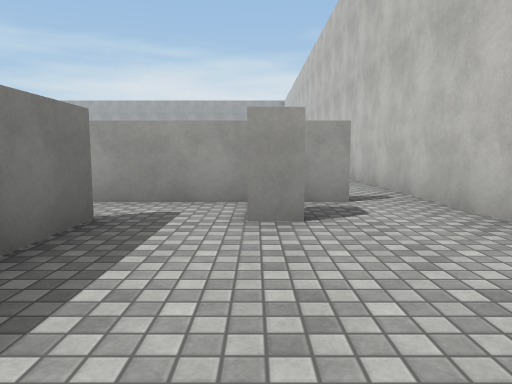
[1] (above)

24 first-person views from a walk through a scene from a Unity 3-D project. The camera is 1.2 m above the floor, tilts 6° down and sees 70° across. The floor is counted in squares, 2 m on a side. Each view is taken from the middle of a square. On the plan, view 1 faces up. The plan holds only what a view shows up to about 10 squares ahead; the rest is blank. The place goes on beyond the plan. The player is left out. Surface patterns are stand-ins for the level's own textures.

[2]
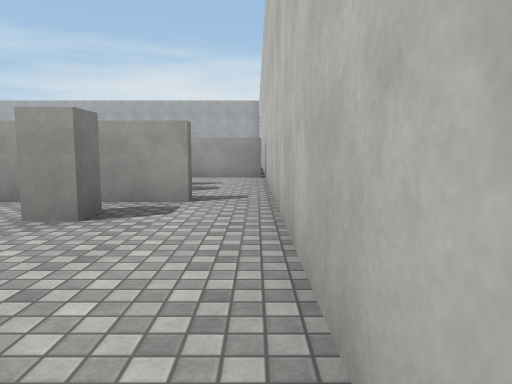

[3]
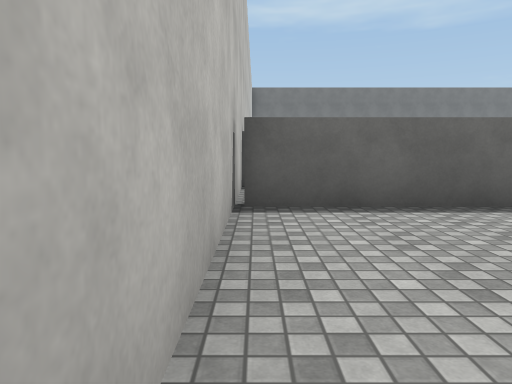

[4]
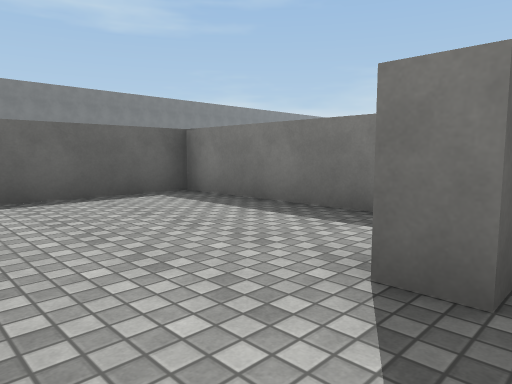

[5]
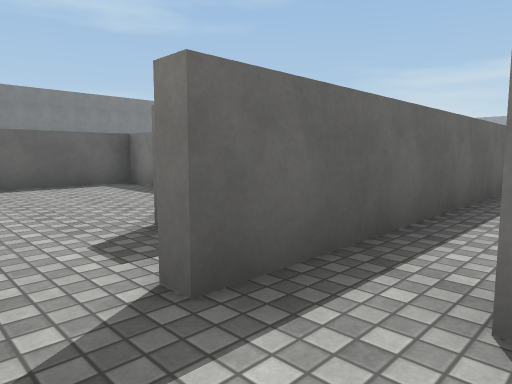

[6]
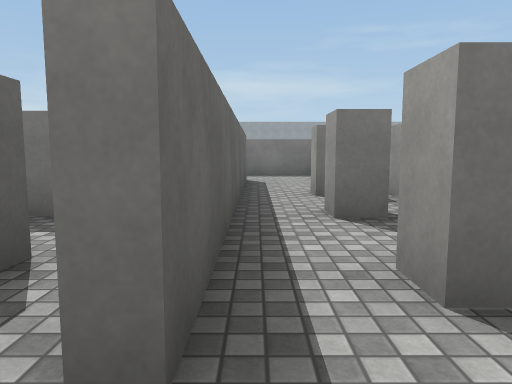

[7]
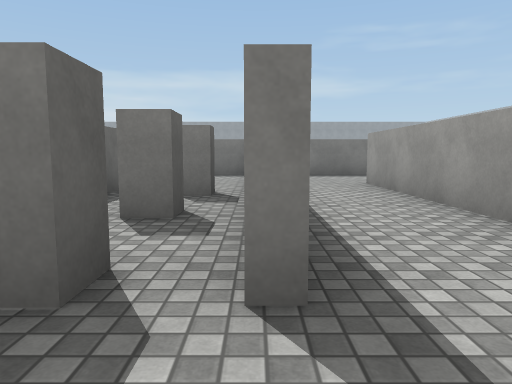

[8]
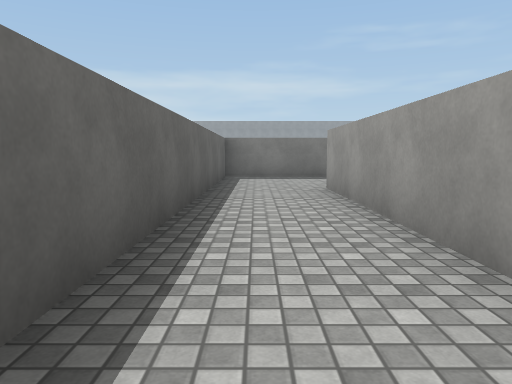

[9]
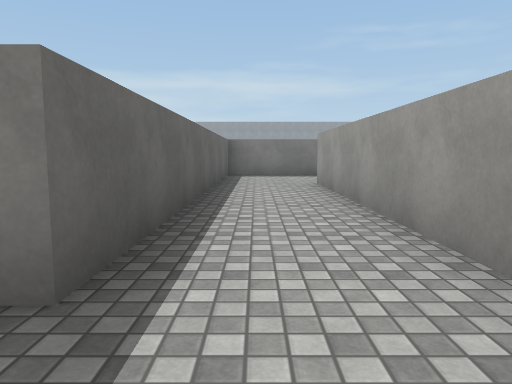

[10]
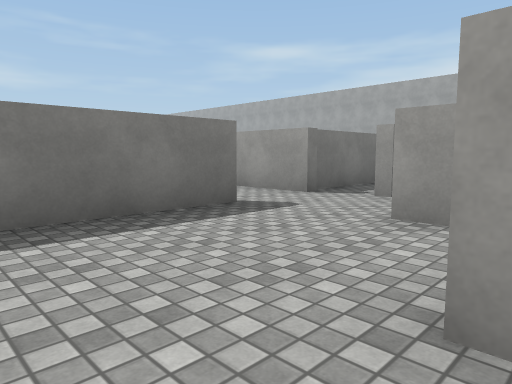

[11]
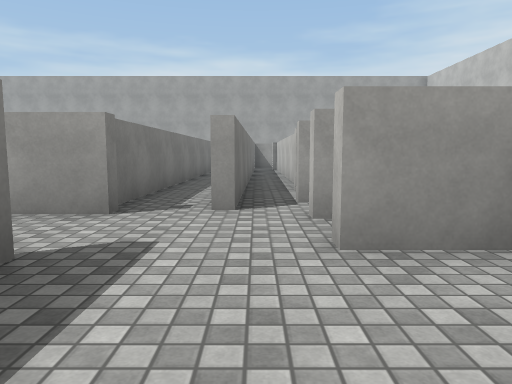

[12]
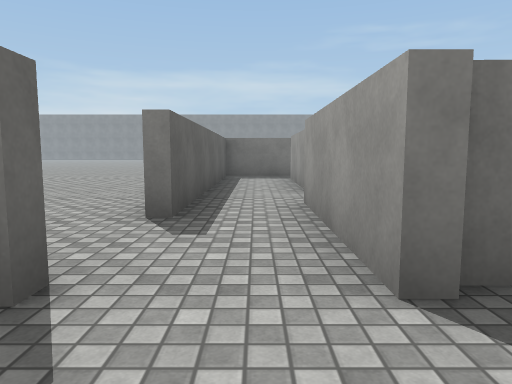

[13]
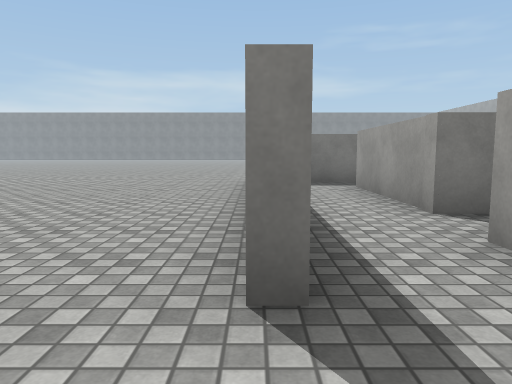

[14]
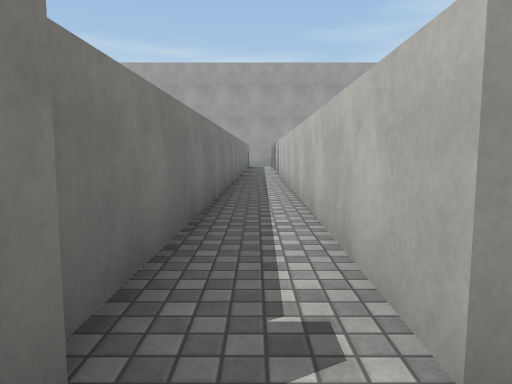

[15]
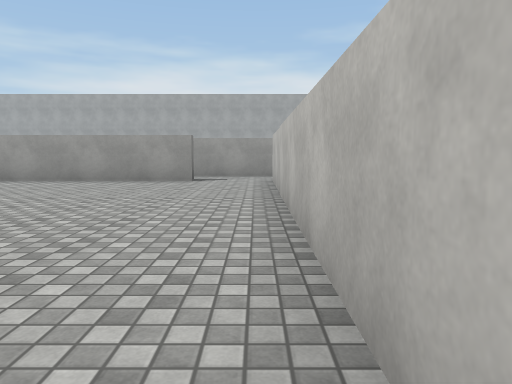

[16]
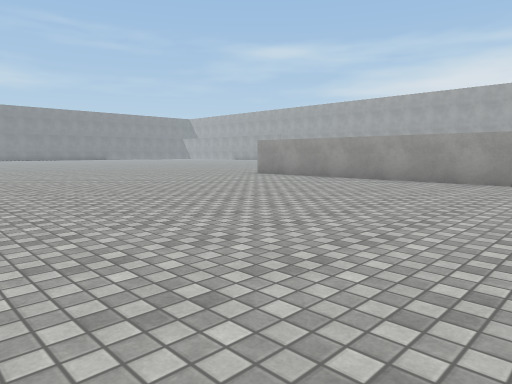

[17]
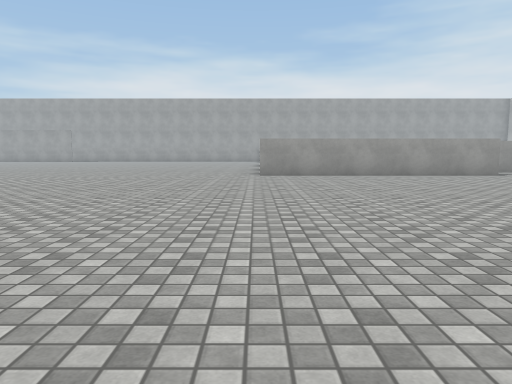

[18]
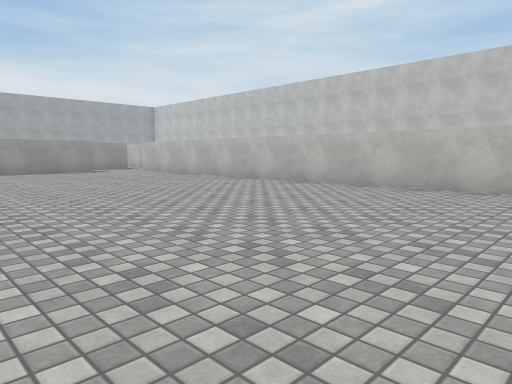

[19]
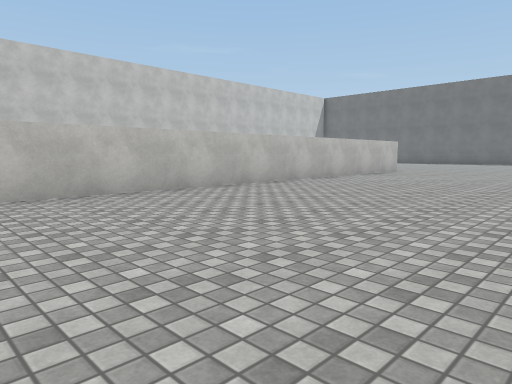

[20]
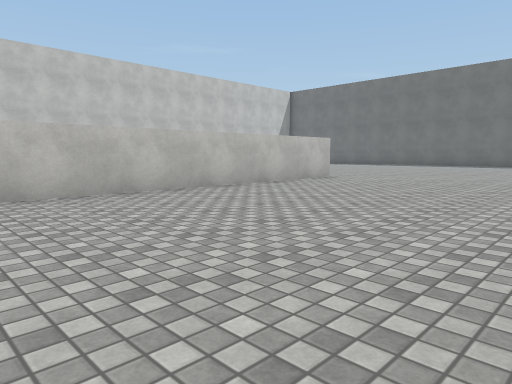

[21]
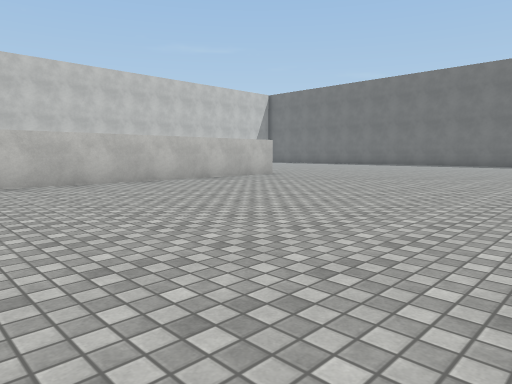

[22]
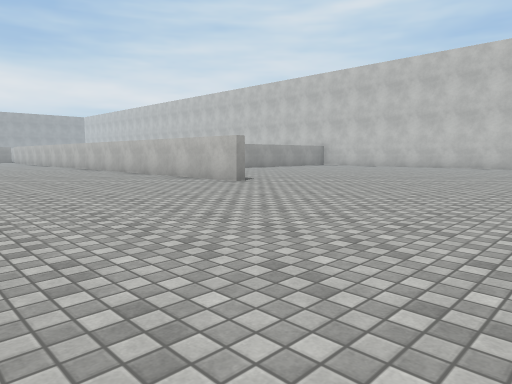

[23]
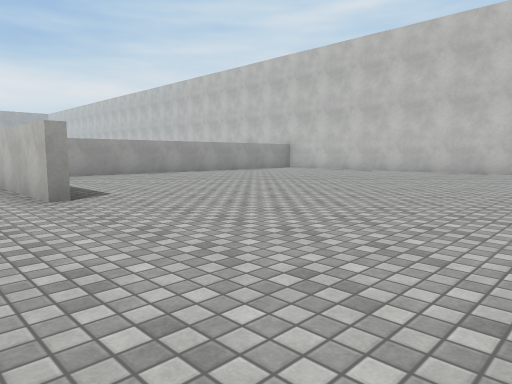

[24]
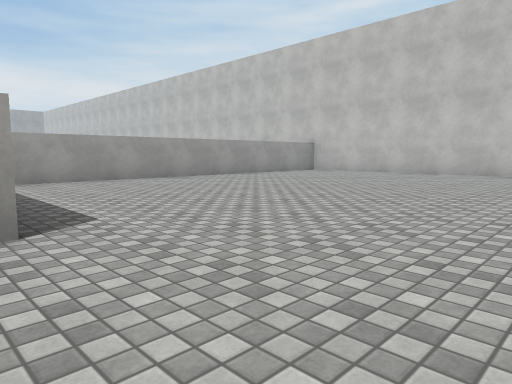

### Floor plan
Points are (right, up) in squares from view 1. A wall is a line through its corners. A room is listed if a view was taken in it or the views show most of it. See-through windows are left out.
Room 1 (views 1, 2, 3, 4, 6)
walls: (1.2, 4.5) (-2.1, 4.5); (-1.5, 3.4) (-1.5, -1.1) (2.1, -1.1); (2.3, -2) (2.3, 5.5)
ways out: opening at (2, 5) to room 2
objects: block (0, 4)
Room 2 (view 5)
walls: (-2.9, 7) (-3.4, 7); (-6.4, 4.8) (1.2, 4.8); (2.3, 5.5) (2.3, 6.5)
ways out: opening at (2, 5) to room 1; opening at (1.5, 7) to room 3
objects: block (-4, 6) to (-3, 6); block (-2, 6) to (-1, 6); block (0, 6) to (1, 6)
Room 3 (views 7, 8, 9, 10, 11, 12)
walls: (-5.4, 11.2) (-6.5, 11.2); (-8.4, 11.1) (-8.4, 7.2) (0.6, 7.2); (2.3, 6.5) (2.3, 9.2) (-5.4, 9.2)
ways out: opening at (1.5, 7) to room 2; opening at (-7, 12) to room 4
Room 4 (views 13, 14)
walls: (-7.5, 12.8) (-7.4, 19.6); (-6.2, 16.2) (-6.2, 19.1); (-11.4, 11.2) (-10.4, 11.2); (-8.5, 19.6) (-8.6, 12.6) (-11.5, 12.6)
ways out: opening at (-7, 12) to room 3; opening at (-9.5, 11) to room 5; opening at (-11, 12)
Room 5 (views 15, 16, 17, 18, 19, 20, 21, 22, 23, 24)
walls: (-8.7, -9.1) (-8.7, 10.9); (-2.9, -3.8) (-7.4, -3.8); (-10.4, 11) (-17, 11); (2.3, -10) (2.3, -9)
ways out: opening at (-9.5, 11) to room 4

Where each view was taken, in squares from view 1:
view 1: 0 up, 0 right, facing up
view 2: 0 up, 2 right, facing up
view 3: 3 up, 2 right, facing down
view 4: 4 up, 2 right, facing down-left
view 5: 6 up, 2 right, facing down-left
view 6: 5 up, 2 right, facing left
view 7: 7 up, 2 right, facing left
view 8: 8 up, 1 right, facing left
view 9: 8 up, 2 right, facing left
view 10: 8 up, 5 left, facing up-left
view 11: 9 up, 7 left, facing up
view 12: 12 up, 7 left, facing left
view 13: 11 up, 9 left, facing left
view 14: 12 up, 8 left, facing up
view 15: 3 up, 9 left, facing up
view 16: 3 up, 9 left, facing up-left
view 17: 1 up, 17 left, facing up
view 18: 1 down, 15 left, facing up-right
view 19: 3 up, 14 left, facing down-right
view 20: 1 down, 14 left, facing down-right
view 21: 1 down, 16 left, facing down-right
view 22: 15 down, 14 left, facing up-right
view 23: 14 down, 10 left, facing up-right
view 24: 12 down, 9 left, facing up-right
